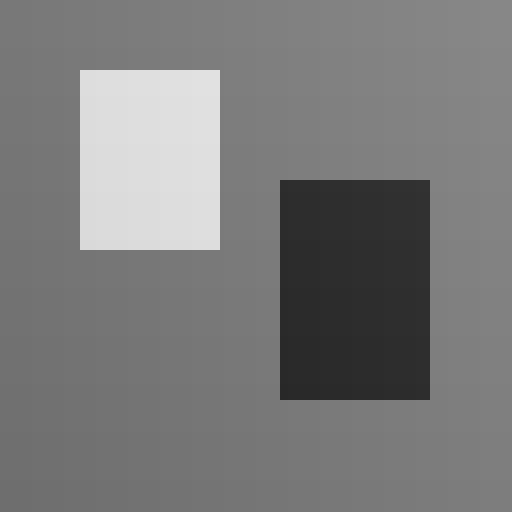
#> input picture output/test_image.png, 512 x 512 px
$ python main.py --input output/test_image.png
#> lines starting #> are read from the running program, lines starting #| are printed output that depends on the picture; long printed decimals are rounded

from __future__ import annotations

import argparse
import csv
import json
import math
import statistics
import time
from pathlib import Path

from PIL import Image


def create_test_image(path: Path, width: int, height: int) -> None:
    """Create a deterministic grayscale test image."""
    image = Image.new("L", (width, height))
    pixels = image.load()

    for y in range(height):
        for x in range(width):
            if 80 <= x < 220 and 70 <= y < 250:
                value = 220
            elif 280 <= x < 430 and 180 <= y < 400:
                value = 40
            else:
                value = 120

            value = max(0, min(255, value + (x // 32) - (y // 48)))
            pixels[x, y] = value

    image.save(path)


def load_grayscale(path: Path) -> list[list[int]]:
    image = Image.open(path).convert("L")
#> image is the input picture: PIL image 512x512 L; min 40, max 225, mean 122.2
    width, height = image.size
#> width = 512; height = 512
    raw = list(image.getdata())
#> raw = 262144 items
    return [raw[y * width:(y + 1) * width] for y in range(height)]


def sobel_edge_detection(gray: list[list[int]]) -> list[list[int]]:
    height = len(gray)
    width = len(gray[0]) if height else 0
    output = [[0 for _ in range(width)] for _ in range(height)]

    gx_kernel = (
        (-1, 0, 1),
        (-2, 0, 2),
        (-1, 0, 1),
    )
    gy_kernel = (
        (-1, -2, -1),
        (0, 0, 0),
        (1, 2, 1),
    )

    for y in range(1, height - 1):
        for x in range(1, width - 1):
            gx = 0
            gy = 0

            for ky in range(3):
                for kx in range(3):
                    pixel = gray[y + ky - 1][x + kx - 1]
                    gx += pixel * gx_kernel[ky][kx]
                    gy += pixel * gy_kernel[ky][kx]

            magnitude = int(math.sqrt(gx * gx + gy * gy))
            output[y][x] = min(255, magnitude)

    return output


def save_grayscale_matrix(matrix: list[list[int]], path: Path) -> None:
    height = len(matrix)
    width = len(matrix[0]) if height else 0
    image = Image.new("L", (width, height))
    image.putdata([value for row in matrix for value in row])
    image.save(path)


def benchmark(gray: list[list[int]], repetitions: int) -> dict:
    durations = []

    # Warm-up run (excluded from measurements).
    sobel_edge_detection(gray)

    for _ in range(repetitions):
        start = time.perf_counter()
        sobel_edge_detection(gray)
        durations.append(time.perf_counter() - start)

    return {
        "repetitions": repetitions,
        "mean_seconds": statistics.mean(durations),
        "median_seconds": statistics.median(durations),
        "min_seconds": min(durations),
        "max_seconds": max(durations),
        "all_seconds": durations,
    }


def main() -> None:
    parser = argparse.ArgumentParser(
        description="Python reference implementation for Sobel edge detection."
    )

    parser.add_argument("--input", type=Path, help="Input image path.")
    parser.add_argument("--output-dir", type=Path, default=Path("output"))
    parser.add_argument("--repetitions", type=int, default=10)
    parser.add_argument("--width", type=int, default=512)
    parser.add_argument("--height", type=int, default=512)
    parser.add_argument("--profile", action="store_true")

    args = parser.parse_args()

    if args.repetitions < 1:
        parser.error("--repetitions must be at least 1")

    if args.width < 3 or args.height < 3:
        parser.error("Image width and height must be at least 3")

    args.output_dir.mkdir(parents=True, exist_ok=True)

    input_path = args.input

    if input_path is None:
        input_path = args.output_dir / "test_image.png"
        create_test_image(input_path, args.width, args.height)

    if not input_path.exists():
        parser.error(f"Input image not found: {input_path}")

    gray = load_grayscale(input_path)
#> gray = 512 items
    actual_height = len(gray)
#> actual_height = 512
    actual_width = len(gray[0])
#> actual_width = 512

    print(f"Actual image size: {actual_width} x {actual_height}")
#| Actual image size: 512 x 512

    edge_path = args.output_dir / "sobel_edges.png"

    if args.profile:
        start = time.perf_counter()
        edges = sobel_edge_detection(gray)
        elapsed = time.perf_counter() - start

        save_grayscale_matrix(edges, edge_path)

        print(f"Sobel processing time: {elapsed:.6f} seconds")
        print(f"Edge image: {edge_path.resolve()}")
        return

    result = benchmark(gray, args.repetitions)
#> after the loop in sobel_edge_detection, `for y in range(1, height - 1):`: output = 512 items
#> after the loop in benchmark, `for _ in range(repetitions):`: durations = [0.682, 0.657, 0.657, 0.665, 0.704, 0.681, 0.717, 0.695, 0.706, 0.727]
#> result = {'repetitions': 10, 'mean_seconds': 0.689, 'median_seconds': 0.688, 'min_seconds': 0.657, 'max_seconds': 0.727, 'all_seconds': [0.682, 0.657, 0.657, 0.665, 0.704, 0.681, 0.717, 0.695, 0.706, 0.727]}

    # Save the output image separately from benchmark repetitions.
    edges = sobel_edge_detection(gray)
#> edges = 512 items
    save_grayscale_matrix(edges, edge_path)
#> in save_grayscale_matrix, `height = len(matrix)`: height = 512
#> in save_grayscale_matrix, `image = Image.new("L", (width, height))`: image: PIL image 512x512 L; every value is 0
#> in save_grayscale_matrix, `image.putdata([value for row in matrix for value in row])`:
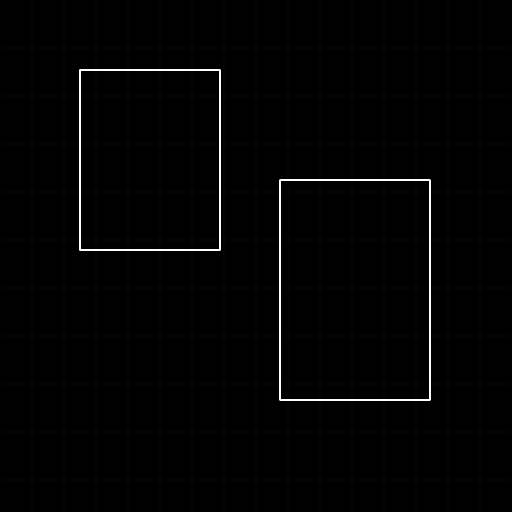
#> image: PIL image 512x512 L; min 0, max 255, mean 3.1

    result["input_image"] = str(input_path)
    result["image_width"] = actual_width
    result["image_height"] = actual_height
    result["algorithm"] = "Classic Sobel; Euclidean gradient magnitude"

    json_path = args.output_dir / "benchmark.json"
    json_path.write_text(
        json.dumps(result, indent=2),
        encoding="utf-8"
    )

    csv_path = args.output_dir / "benchmark.csv"

    with csv_path.open("w", newline="", encoding="utf-8") as file:
        writer = csv.writer(file)
        writer.writerow(["run", "duration_seconds"])

        for index, duration in enumerate(result["all_seconds"], start=1):
            writer.writerow([index, f"{duration:.9f}"])
#> this loop made 10 passes
#> duration on passes 1 to 10: 0.682, 0.657, 0.657, 0.665, 0.704, 0.681, 0.717, 0.695, 0.706, 0.727

    print("Sobel processing completed.")
    print(f"Image size: {actual_width} x {actual_height}")
#| Image size: 512 x 512
    print(f"Repetitions: {args.repetitions}")
    print(f"Average: {result['mean_seconds']:.6f} seconds")
#| Average: 0.6891 seconds
    print(f"Median: {result['median_seconds']:.6f} seconds")
#| Median: 0.6885 seconds
    print(f"Minimum: {result['min_seconds']:.6f} seconds")
#| Minimum: 0.6569 seconds
    print(f"Maximum: {result['max_seconds']:.6f} seconds")
#| Maximum: 0.727 seconds
    print(f"Edge image: {edge_path.resolve()}")
    print(f"Benchmark JSON: {json_path.resolve()}")
    print(f"Benchmark CSV: {csv_path.resolve()}")


if __name__ == "__main__":
    main()
